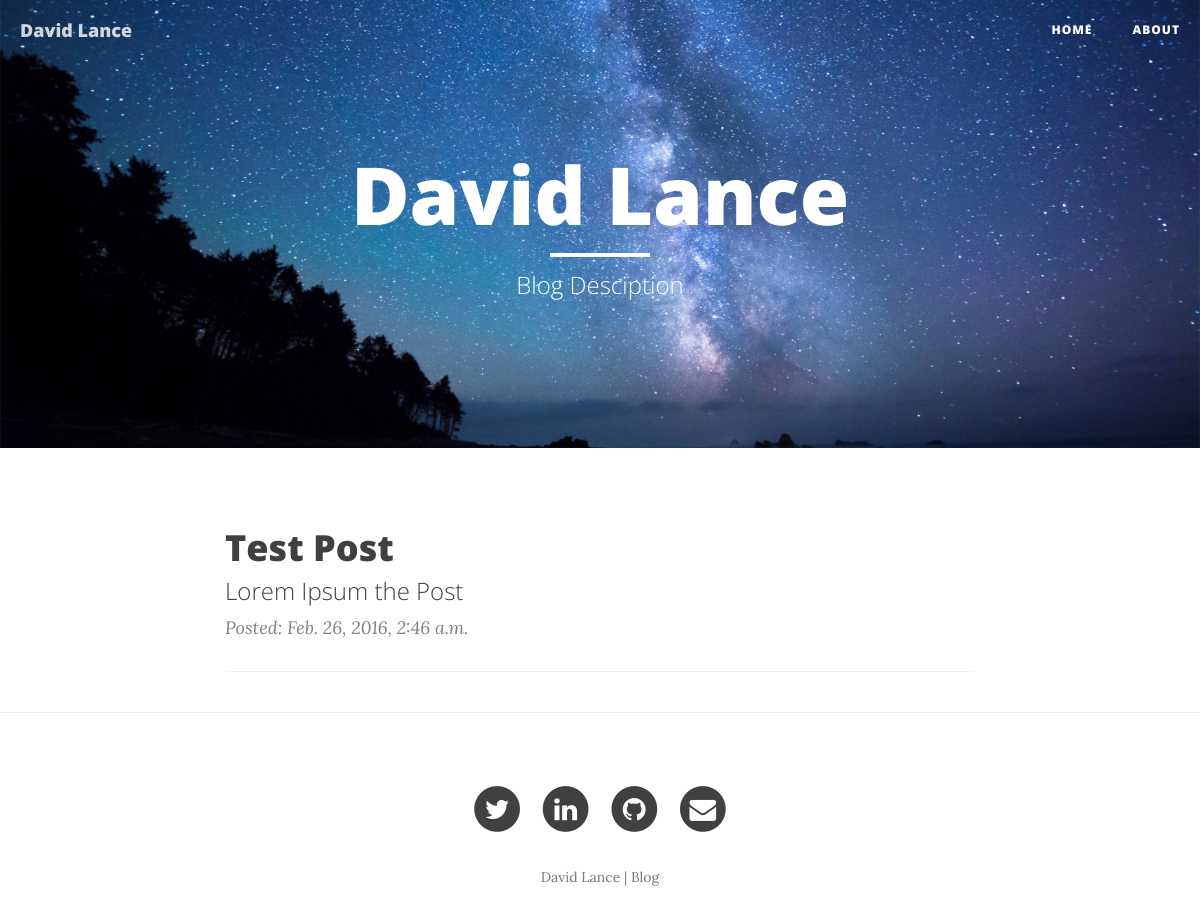
The page / on the database its author committed.
### blog/models.py (models this page shows, shortened)
class Post(models.Model):
    title = models.CharField(max_length=200)
    pub_date = models.DateTimeField(blank=True, null=True)
    description = models.CharField(max_length=200, default="")
    text = models.TextField()

### blog/views.py (the view)
# urls.py: url(r'^$', views.post_list, name='post_list'),
def post_list(request):
    posts = Post.objects.filter(pub_date__lte=timezone.now()).order_by('-pub_date')
    return render(request, 'blog/post_list.html', {'posts':posts})

### blog/templates/blog/post_list.html (shortened to what this page needs)
<!DOCTYPE html>
<html lang="en">
<head>
    {% load staticfiles %}
    <link href="{% static 'css/bootstrap.min.css' %}" rel="stylesheet">
    <link href="{% static 'css/clean-blog.min.css' %}" rel="stylesheet">
    <link href="http://maxcdn.bootstrapcdn.com/font-awesome/4.1.0/css/font-awesome.min.css" rel="stylesheet" type="text/css">
</head>
<body>
    <nav class="navbar navbar-default navbar-custom navbar-fixed-top">
        <div class="container-fluid">
            <div class="navbar-header page-scroll">
                <a class="navbar-brand" href="{% url 'blog:post_list' %}">David Lance</a>
            </div>
            <div class="collapse navbar-collapse" id="bs-example-navbar-collapse-1">
                <ul class="nav navbar-nav navbar-right">
                    <li>
                      <a href="{% url 'blog:post_list' %}">Home</a>
                    </li>
                    <li>
                      <a href="{% url 'blog:about' %}">About</a>
                    </li>
                </ul>
            </div>
        </div>
    </nav>
    <header class="intro-header" style="background-image: url({% static 'img/home-bg.jpg' %})">
        <div class="container">
            <div class="row">
                <div class="col-lg-8 col-lg-offset-2 col-md-10 col-md-offset-1">
                    <div class="site-heading">
                        <h1>David Lance</h1>
                        <hr class="small">
                        <span class="subheading">Blog Desciption</span>
                    </div>
                </div>
            </div>
        </div>
    </header>
    <div class="container">
        <div class="row">
            <div class="col-lg-8 col-lg-offset-2 col-md-10 col-md-offset-1">
                {% for post in posts %}
                <div class="post-preview">
                  <a href="{% url 'blog:post' post.id %}">
                        <h2 class="post-title">
                          {{ post.title }}
                        </h2>
                        <h3 class="post-subtitle">
                          {{ post.description }}
                        </h3>
                    </a>
                    <p class="post-meta">Posted: {{ post.pub_date }}</p>
                </div>
                <hr>
                {% endfor %}
            </div>
        </div>
    </div>
    <hr>
    <footer>
        <div class="container">
            <div class="row">
                <div class="col-lg-8 col-lg-offset-2 col-md-10 col-md-offset-1">
                    <ul class="list-inline text-center">
                        <li>
                            <a href="https://twitter.com/dlance1996">
                                <span class="fa-stack fa-lg">
                                    <i class="fa fa-circle fa-stack-2x"></i>
                                    <i class="fa fa-twitter fa-stack-1x fa-inverse"></i>
                                </span>
                            </a>
                        </li>
                        <li>
                            <a href="https://linkedin.com/in/davidclance">
                                <span class="fa-stack fa-lg">
                                    <i class="fa fa-circle fa-stack-2x"></i>
                                    <i class="fa fa-linkedin fa-stack-1x fa-inverse"></i>
                                </span>
                            </a>
                        </li>
                        <li>
                            <a href="https://github.com/DLance96">
                                <span class="fa-stack fa-lg">
                                    <i class="fa fa-circle fa-stack-2x"></i>
                                    <i class="fa fa-github fa-stack-1x fa-inverse"></i>
                                </span>
                            </a>
                        </li>
                        <li>
                            <a href="mailto: dlance1996@gmail.com">
                              <span class="fa-stack fa-lg">
                                <i class="fa fa-circle fa-stack-2x"></i>
                                <i class="fa fa-envelope fa-stack-1x fa-inverse"></i>
                              </span>
                            </a>
                        </li>
                    </ul>
                    <p class="copyright text-muted">David Lance | Blog</p>
                </div>
            </div>
        </div>
    </footer>
</body>
</html>

### rows shown on the page
Post: title "Test Post", description "Lorem Ipsum the Post", pub_date "Feb. 26, 2016, 2:46 a.m."
